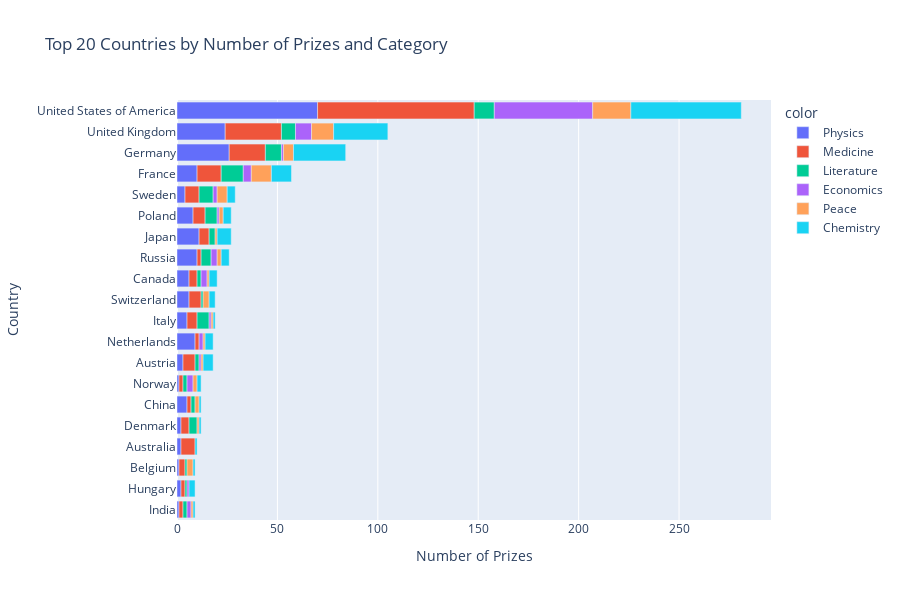

Notebook source saved alongside this figure:
### Code cell
#  Create our bar chart again
cat_cntry_bar = px.bar(x=merged_df.cat_prize,
                       y=merged_df.birth_country_current,
                       color=merged_df.category,
                       orientation='h',
                       title='Top 20 Countries by Number of Prizes and Category')
 
cat_cntry_bar.update_layout(xaxis_title='Number of Prizes', 
                            yaxis_title='Country',
                            height=600,)
cat_cntry_bar.show()

### Figure 1 — Plotly figure (JSON) as saved in the notebook; plotly's stock layout.template omitted (floating-point values rounded to 4 significant figures)
{"data": [{"alignmentgroup": "True", "hovertemplate": "color=Physics<br>x=%{x}<br>y=%{y}<extra></extra>", "legendgroup": "Physics", "marker": {"color": "#636efa", "pattern": {"shape": ""}}, "name": "Physics", "offsetgroup": "Physics", "orientation": "h", "showlegend": true, "textposition": "auto", "type": "bar", "x": [1, 2, 1, 2, 2, 5, 1, 3, 9, 5, 6, 6, 10, 11, 8, 4, 10, 26, 24, 70], "xaxis": "x", "y": ["India", "Hungary", "Belgium", "Australia", "Denmark", "China", "Norway", "Austria", "Netherlands", "Italy", "Switzerland", "Canada", "Russia", "Japan", "Poland", "Sweden", "France", "Germany", "United Kingdom", "United States of America"], "yaxis": "y"}, {"alignmentgroup": "True", "hovertemplate": "color=Medicine<br>x=%{x}<br>y=%{y}<extra></extra>", "legendgroup": "Medicine", "marker": {"color": "#EF553B", "pattern": {"shape": ""}}, "name": "Medicine", "offsetgroup": "Medicine", "orientation": "h", "showlegend": true, "textposition": "auto", "type": "bar", "x": [2, 2, 3, 7, 4, 2, 2, 2, 6, 5, 6, 4, 2, 5, 6, 7, 12, 18, 28, 78], "xaxis": "x", "y": ["Hungary", "India", "Belgium", "Australia", "Denmark", "China", "Norway", "Netherlands", "Austria", "Italy", "Switzerland", "Canada", "Russia", "Japan", "Poland", "Sweden", "France", "Germany", "United Kingdom", "United States of America"], "yaxis": "y"}, {"alignmentgroup": "True", "hovertemplate": "color=Literature<br>x=%{x}<br>y=%{y}<extra></extra>", "legendgroup": "Literature", "marker": {"color": "#00cc96", "pattern": {"shape": ""}}, "name": "Literature", "offsetgroup": "Literature", "orientation": "h", "showlegend": true, "textposition": "auto", "type": "bar", "x": [2, 1, 1, 4, 2, 2, 2, 1, 6, 2, 5, 6, 3, 7, 11, 8, 7, 10], "xaxis": "x", "y": ["India", "Belgium", "Hungary", "Denmark", "Norway", "China", "Austria", "Switzerland", "Italy", "Canada", "Russia", "Poland", "Japan", "Sweden", "France", "Germany", "United Kingdom", "United States of America"], "yaxis": "y"}, {"alignmentgroup": "True", "hovertemplate": "color=Economics<br>x=%{x}<br>y=%{y}<extra></extra>", "legendgroup": "Economics", "marker": {"color": "#ab63fa", "pattern": {"shape": ""}}, "name": "Economics", "offsetgroup": "Economics", "orientation": "h", "showlegend": true, "textposition": "auto", "type": "bar", "x": [2, 1, 3, 2, 1, 1, 3, 3, 1, 2, 4, 1, 8, 49], "xaxis": "x", "y": ["India", "Hungary", "Norway", "Netherlands", "Austria", "Italy", "Canada", "Russia", "Poland", "Sweden", "France", "Germany", "United Kingdom", "United States of America"], "yaxis": "y"}, {"alignmentgroup": "True", "hovertemplate": "color=Peace<br>x=%{x}<br>y=%{y}<extra></extra>", "legendgroup": "Peace", "marker": {"color": "#FFA15A", "pattern": {"shape": ""}}, "name": "Peace", "offsetgroup": "Peace", "orientation": "h", "showlegend": true, "textposition": "auto", "type": "bar", "x": [3, 1, 2, 2, 1, 1, 1, 1, 3, 1, 2, 1, 2, 5, 10, 5, 11, 19], "xaxis": "x", "y": ["Belgium", "India", "Norway", "China", "Denmark", "Austria", "Netherlands", "Italy", "Switzerland", "Canada", "Russia", "Japan", "Poland", "Sweden", "France", "Germany", "United Kingdom", "United States of America"], "yaxis": "y"}, {"alignmentgroup": "True", "hovertemplate": "color=Chemistry<br>x=%{x}<br>y=%{y}<extra></extra>", "legendgroup": "Chemistry", "marker": {"color": "#19d3f3", "pattern": {"shape": ""}}, "name": "Chemistry", "offsetgroup": "Chemistry", "orientation": "h", "showlegend": true, "textposition": "auto", "type": "bar", "x": [3, 1, 1, 1, 2, 1, 1, 4, 5, 1, 3, 4, 4, 7, 4, 4, 10, 26, 27, 55], "xaxis": "x", "y": ["Hungary", "Belgium", "India", "Australia", "Norway", "Denmark", "China", "Netherlands", "Austria", "Italy", "Switzerland", "Canada", "Russia", "Japan", "Poland", "Sweden", "France", "Germany", "United Kingdom", "United States of America"], "yaxis": "y"}], "layout": {"barmode": "relative", "height": 600, "legend": {"title": {"text": "color"}, "tracegroupgap": 0}, "title": {"text": "Top 20 Countries by Number of Prizes and Category"}, "xaxis": {"anchor": "y", "domain": [0, 1], "title": {"text": "Number of Prizes"}}, "yaxis": {"anchor": "x", "domain": [0, 1], "title": {"text": "Country"}}}}
